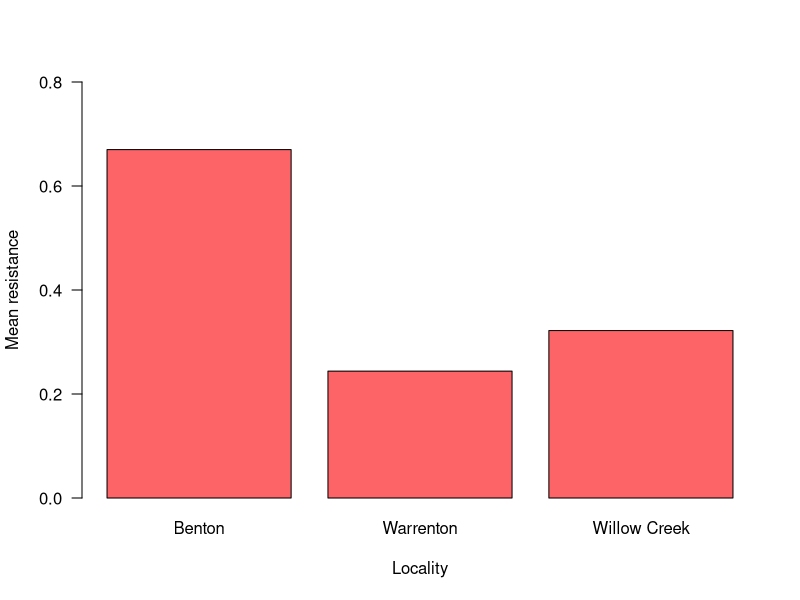
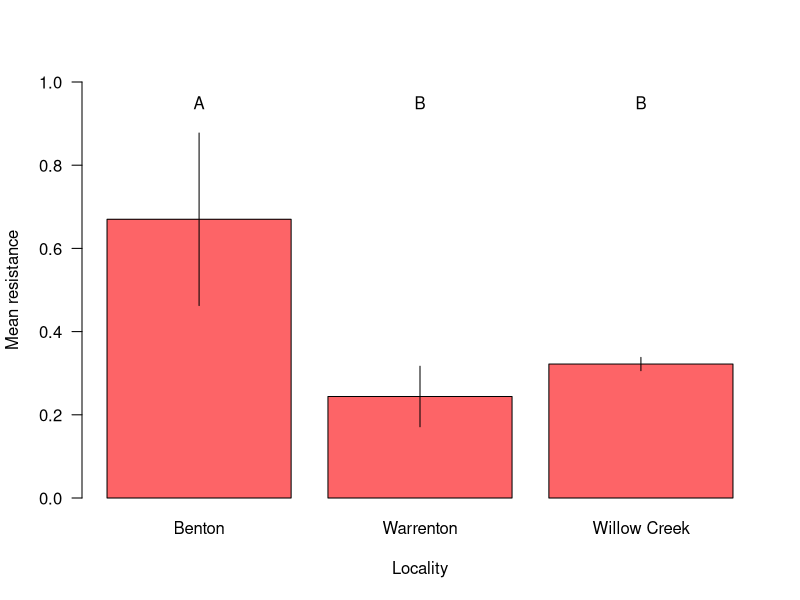

R code for these plots, in order:
# import the data
snakes <- read.csv("Snake_resistance.csv")

# Look at the top 6 rows, and the structure
head(snakes)
str(snakes)

# assign x and y (resistance is predicted by locality)
x <- snakes$locality
y <- snakes$resistance

# AOV
aov_model_results <- aov(y ~ x)

# summary  
summary(aov_model_results)

# Tukey's
Tukey_res <- TukeyHSD(aov_model_results)
print(Tukey_res)

# tapply() to get the means
snake_means <- tapply(snakes$resistance, # specify the column for which we are calculating the means
                         snakes$locality, # specify the column that identifies the groups
                         mean) # specify the function to apply to the data... we want to calculate the mean

# Look at the means you just calculated...
snake_means

# barplot it
barplot(snake_means, names = c("Benton", "Warrenton", "Willow Creek"), xlab="Locality", ylab="Mean resistance", las=1, col="#FD6467", ylim=c(0,.8)) 

# Now we need to visualize uncertainty on the barplot. We will do this using confidence intervals (mean +/- 2*SE). We need to do some calculations, in order to be able to calculate SE (standard error).  

# First calculate sd, again using tapply()
sds <- tapply(snakes$resistance, # specify the column for which we are calculating the means
                      snakes$locality, # specify the column that identifies the groups
                      sd) # specify the function to apply to the data... we want to calculate the standard deviation

# Make a vector of sample sizes, n (= the number of samples per treatment)
ns <- tapply(snakes$resistance, # specify the column for which we are calculating the means
                      snakes$locality, # specify the column that identifies the groups
                      length) # specify the function to apply to the data... we want to calculate the lengths (=n)

# Now we can calculate standard error for each group (SE = sd/sqrt(n))
ses <- sds/sqrt(ns)

# View the object you just made...
ses

# Next calculate the lower and upper 95% confidence intervals. Reminder: CI = mean +/- 2*SE.
lower_ci <- snake_means - 2*ses
upper_ci <- snake_means + 2*ses

# We will use segments() to draw the confidence intervals on the bars of the barplot. segments() needs starting and ending x and y coordinates for each segment. We know the y values (these are the upper and lower CI values). To place the lines in the correct x position, we need to know the x position of each bar on the plot (currently labeled with words... not x values). To get those x values, we can store the barplot() in an object. I'm calling it barx, because it holds the x values of each bar.
barx <- barplot(snake_means, names = c("Benton", "Warrenton", "Willow Creek"), xlab="Locality", ylab="Mean resistance", las=1, col="#FD6467", ylim=c(0,1)) 

# print barx in the console, so you can see what you generated (the x locations of each bar).
print(barx)

# Now we can add the confidence intervals on the graph using segments()
segments(barx, lower_ci, barx, upper_ci)

# The last step is to label the groups so the viewer knows which, if any, are statistically different from each other. Look at the results of the Tukey's test again:
print(Tukey_res)

# add letters to show statistical groups
text(barx, .95, c("A","B","B"))
